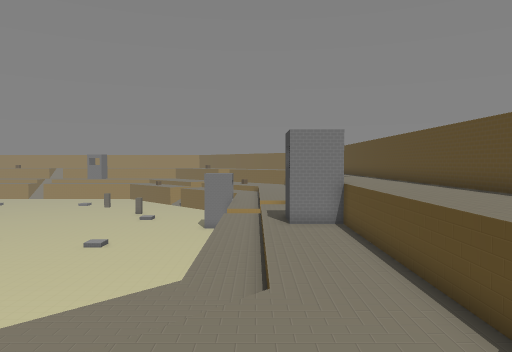
view 1 (above)

17 first-person views from a walk through a scene from a Unity 3-D project. The camera is 1.5 m above the floor, tilts 2° down and sees 70° across. The floor is counted in squares, 2 m on a side. Each view is taken from the middle of a square. On the plan, view 1 faces up. The plan holds only what a view shows up to about 11 squares ahead; the rest is blank. The place goes on beyond the plan.

view 2
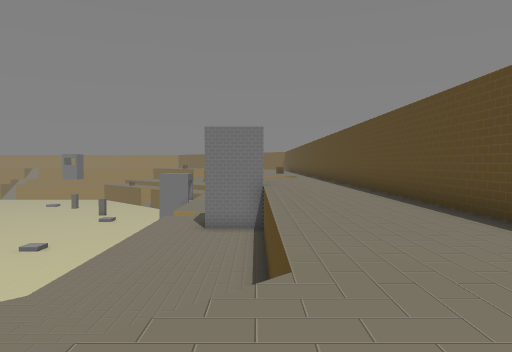

view 3
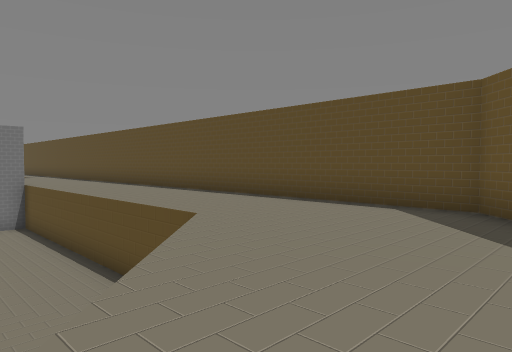

view 4
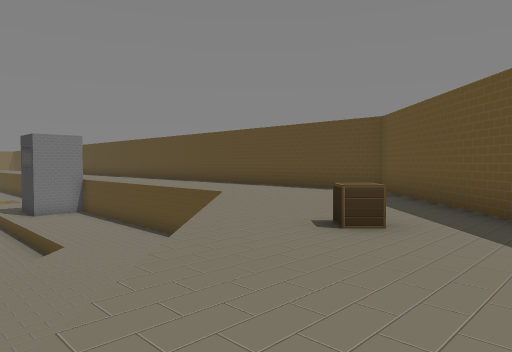

view 5
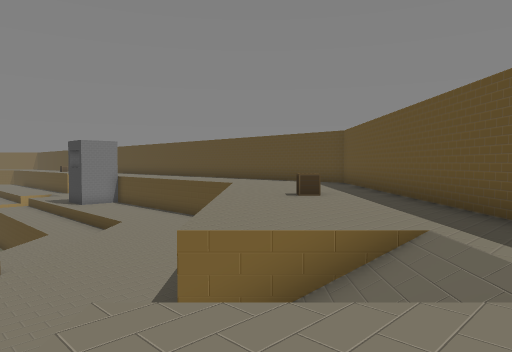

view 6
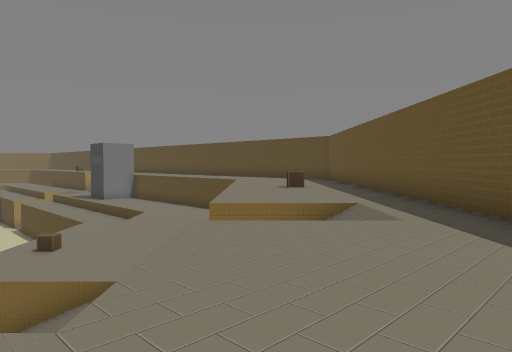

view 7
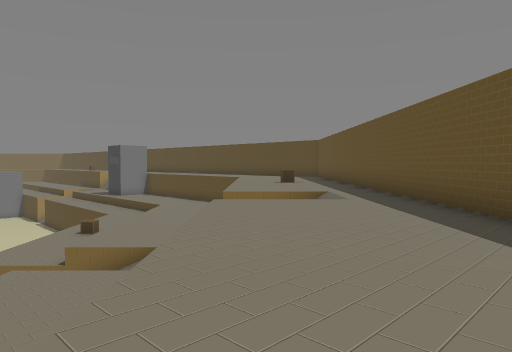

view 8
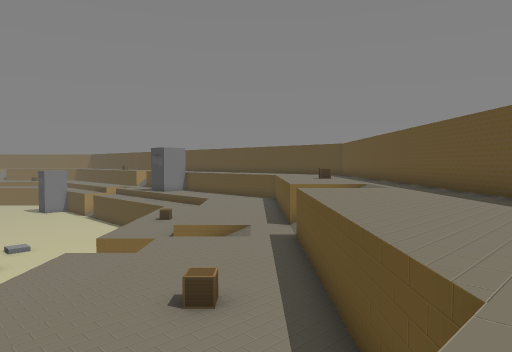

view 9
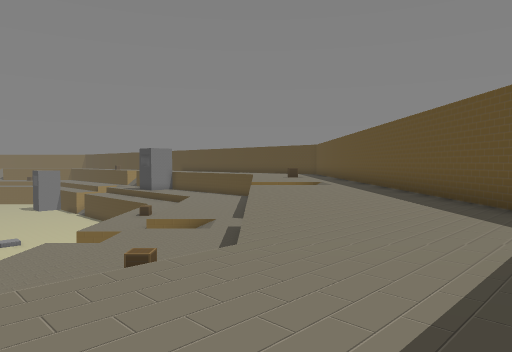

view 10
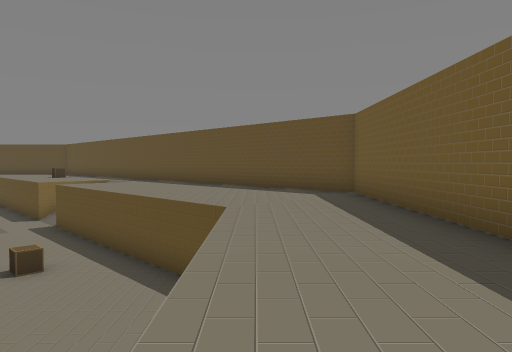

view 11
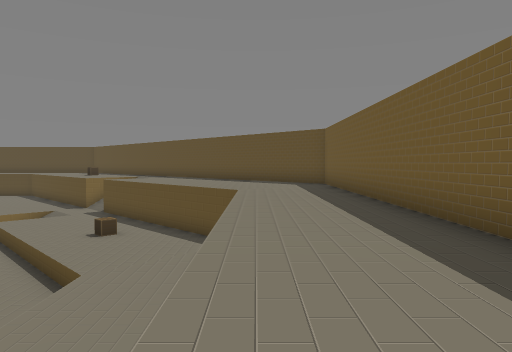

view 12
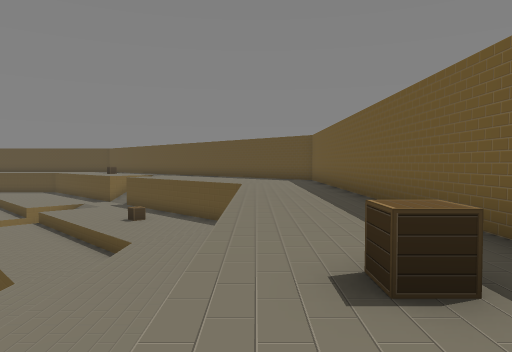

view 13
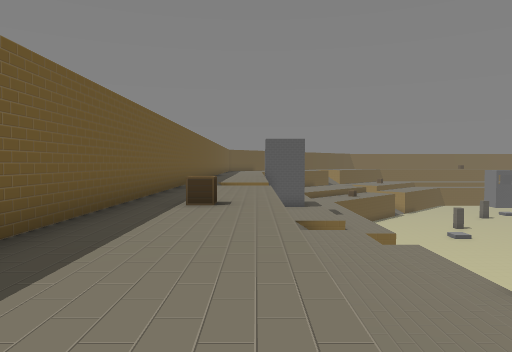

view 14
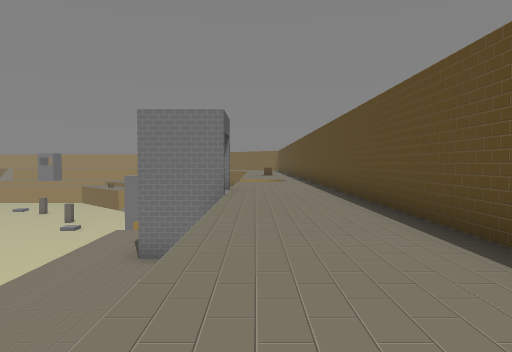

view 15
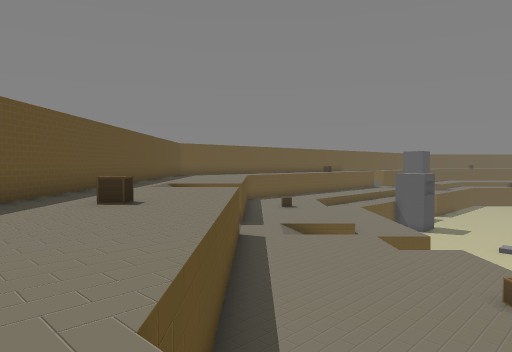

view 16
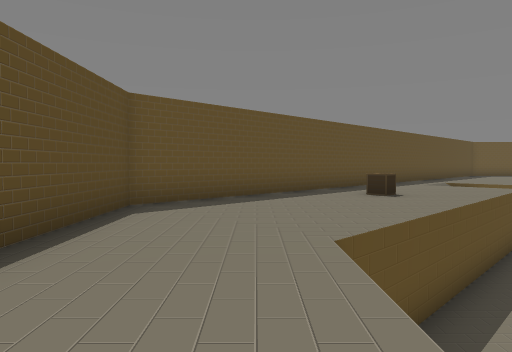

view 17
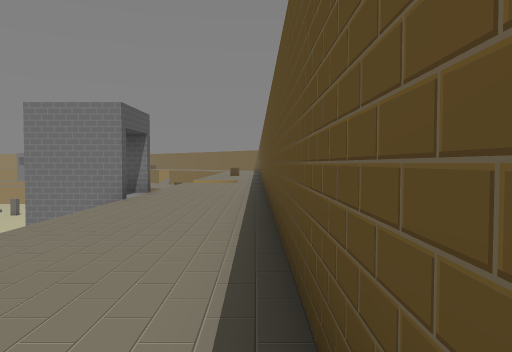

### Floor plan
Key: @ floor where view 1 was taken; # wall or solid block; . main floor; - floor 3 m lower than the main floor; / step, stairs or slope; v drop or lower ground; O other object.
Columns run from 27 left of view 1 to 7 right of it. Each row starts with its distance up from view 1.
 13                            v-O/...#
 12                            v--/...#
 11                            v--/...#
 10                            v--/...#
  9                            v--/...#
  8                            v--/...#
  7                           vv--/...#
  6                          vv---/...#
  5                         vv----/...#
  4                        Ov-----/...#
  3                       vv------/...#
  2                      vv------/....#
  1                     vv------/.....#
  0                     v------@.....##
 -1                     //----/.....##
 -2                  vv/ //--/..O..##
 -3                 vv--// //.....##
 -4                vv----/ //....##
 -5               vv-----// //..##
 -6              vv------/.///.##
 -7             vv--O---/.../.##
 -8 vvvvvv  vvvvv------/.....##
 -9 ------------------/.....##
-10 -----------------/.....##
-11                -/.....##
-12 .....................##
-13 ....O...............##
-14 ...................##
-15 ####################

Where each view was taken, in squares from view 1:
view 1: 0 up, 0 right, facing up
view 2: 1 up, 3 right, facing up
view 3: 1 down, 0 right, facing up-right
view 4: 4 down, 3 left, facing up-right
view 5: 7 down, 6 left, facing up-right
view 6: 9 down, 8 left, facing up-right
view 7: 11 down, 10 left, facing up-right
view 8: 12 down, 14 left, facing up-right
view 9: 14 down, 14 left, facing up-right
view 10: 12 down, 18 left, facing right
view 11: 12 down, 22 left, facing right
view 12: 12 down, 25 left, facing right
view 13: 12 down, 16 left, facing left
view 14: 5 up, 4 right, facing up
view 15: 5 up, 4 right, facing down-left
view 16: 7 up, 4 right, facing down
view 17: 6 up, 6 right, facing up
